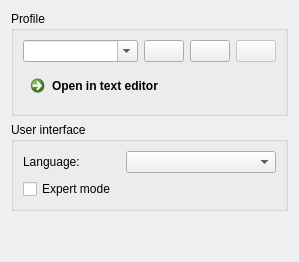
      <widget class="QWidget" name="tab">
       <attribute name="title">
        <string>Profiles</string>
       </attribute>
       <layout class="QVBoxLayout" name="verticalLayout_6">
        <item>
         <widget class="QGroupBox" name="groupBox_Profiles">
          <property name="title">
           <string>Profile</string>
          </property>
          <layout class="QVBoxLayout" name="verticalLayout_5">
           <item>
            <layout class="QHBoxLayout" name="horizontalLayout_3">
             <item>
              <widget class="QComboBox" name="comboBox_Profiles">
               <property name="editable">
                <bool>true</bool>
               </property>
               <property name="insertPolicy">
                <enum>QComboBox::NoInsert</enum>
               </property>
              </widget>
             </item>
             <item>
              <widget class="QPushButton" name="pushButton_ProfileNew">
               <property name="enabled">
                <bool>true</bool>
               </property>
               <property name="sizePolicy">
                <sizepolicy hsizetype="Maximum" vsizetype="Fixed">
                 <horstretch>0</horstretch>
                 <verstretch>0</verstretch>
                </sizepolicy>
               </property>
               <property name="toolTip">
                <string>Add new profile</string>
               </property>
               <property name="text">
                <string/>
               </property>
               <property name="icon">
                <iconset resource="../res/LightpackResources.qrc">
                 <normaloff>:/icons/profile_new.png</normaloff>:/icons/profile_new.png</iconset>
               </property>
               <property name="checkable">
                <bool>false</bool>
               </property>
              </widget>
             </item>
             <item>
              <widget class="QPushButton" name="pushButton_ProfileResetToDefault">
               <property name="enabled">
                <bool>true</bool>
               </property>
               <property name="sizePolicy">
                <sizepolicy hsizetype="Maximum" vsizetype="Fixed">
                 <horstretch>0</horstretch>
                 <verstretch>0</verstretch>
                </sizepolicy>
               </property>
               <property name="toolTip">
                <string>Reset current profile to defaults</string>
               </property>
               <property name="text">
                <string/>
               </property>
               <property name="icon">
                <iconset resource="../res/LightpackResources.qrc">
                 <normaloff>:/icons/profile_reset.png</normaloff>:/icons/profile_reset.png</iconset>
               </property>
               <property name="checkable">
                <bool>false</bool>
               </property>
              </widget>
             </item>
             <item>
              <widget class="QPushButton" name="pushButton_DeleteProfile">
               <property name="enabled">
                <bool>false</bool>
               </property>
               <property name="sizePolicy">
                <sizepolicy hsizetype="Maximum" vsizetype="Fixed">
                 <horstretch>0</horstretch>
                 <verstretch>0</verstretch>
                </sizepolicy>
               </property>
               <property name="toolTip">
                <string>Delete profile</string>
               </property>
               <property name="text">
                <string/>
               </property>
               <property name="icon">
                <iconset resource="../res/LightpackResources.qrc">
                 <normaloff>:/icons/profile_delete.png</normaloff>:/icons/profile_delete.png</iconset>
               </property>
               <property name="checkable">
                <bool>false</bool>
               </property>
              </widget>
             </item>
            </layout>
           </item>
           <item>
            <widget class="QCommandLinkButton" name="commandLinkButton_OpenSettings">
             <property name="text">
              <string>Open in text editor</string>
             </property>
             <property name="checkable">
              <bool>false</bool>
             </property>
             <property name="description">
              <string/>
             </property>
            </widget>
           </item>
          </layout>
         </widget>
        </item>
        <item>
         <widget class="QGroupBox" name="groupBox_UserInterface">
          <property name="sizePolicy">
           <sizepolicy hsizetype="Preferred" vsizetype="Preferred">
            <horstretch>0</horstretch>
            <verstretch>0</verstretch>
           </sizepolicy>
          </property>
          <property name="layoutDirection">
           <enum>Qt::LeftToRight</enum>
          </property>
          <property name="title">
           <string>User interface</string>
          </property>
          <layout class="QVBoxLayout" name="verticalLayout_13">
           <property name="sizeConstraint">
            <enum>QLayout::SetDefaultConstraint</enum>
           </property>
           <item>
            <layout class="QHBoxLayout" name="horizontalLayout_4" stretch="0,0,0">
             <item>
              <widget class="QLabel" name="labelLanguage">
               <property name="sizePolicy">
                <sizepolicy hsizetype="Fixed" vsizetype="Preferred">
                 <horstretch>0</horstretch>
                 <verstretch>0</verstretch>
                </sizepolicy>
               </property>
               <property name="text">
                <string>Language:</string>
               </property>
               <property name="alignment">
                <set>Qt::AlignLeading|Qt::AlignLeft|Qt::AlignVCenter</set>
               </property>
              </widget>
             </item>
             <item>
              <spacer name="horizontalSpacer_5">
               <property name="orientation">
                <enum>Qt::Horizontal</enum>
               </property>
               <property name="sizeHint" stdset="0">
                <size>
                 <width>40</width>
                 <height>20</height>
                </size>
               </property>
              </spacer>
             </item>
             <item>
              <widget class="QComboBox" name="comboBox_Language">
               <property name="sizePolicy">
                <sizepolicy hsizetype="Preferred" vsizetype="Fixed">
                 <horstretch>0</horstretch>
                 <verstretch>0</verstretch>
                </sizepolicy>
               </property>
               <property name="minimumSize">
                <size>
                 <width>150</width>
                 <height>0</height>
                </size>
               </property>
               <property name="maximumSize">
                <size>
                 <width>150</width>
                 <height>16777215</height>
                </size>
               </property>
               <property name="sizeAdjustPolicy">
                <enum>QComboBox::AdjustToContentsOnFirstShow</enum>
               </property>
              </widget>
             </item>
            </layout>
           </item>
           <item>
            <widget class="QCheckBox" name="checkBox_ExpertModeEnabled">
             <property name="sizePolicy">
              <sizepolicy hsizetype="Fixed" vsizetype="Fixed">
               <horstretch>0</horstretch>
               <verstretch>0</verstretch>
              </sizepolicy>
             </property>
             <property name="text">
              <string>Expert mode</string>
             </property>
            </widget>
           </item>
          </layout>
         </widget>
        </item>
        <item>
         <spacer name="verticalSpacer_3">
          <property name="orientation">
           <enum>Qt::Vertical</enum>
          </property>
          <property name="sizeHint" stdset="0">
           <size>
            <width>20</width>
            <height>40</height>
           </size>
          </property>
         </spacer>
        </item>
       </layout>
      </widget>
